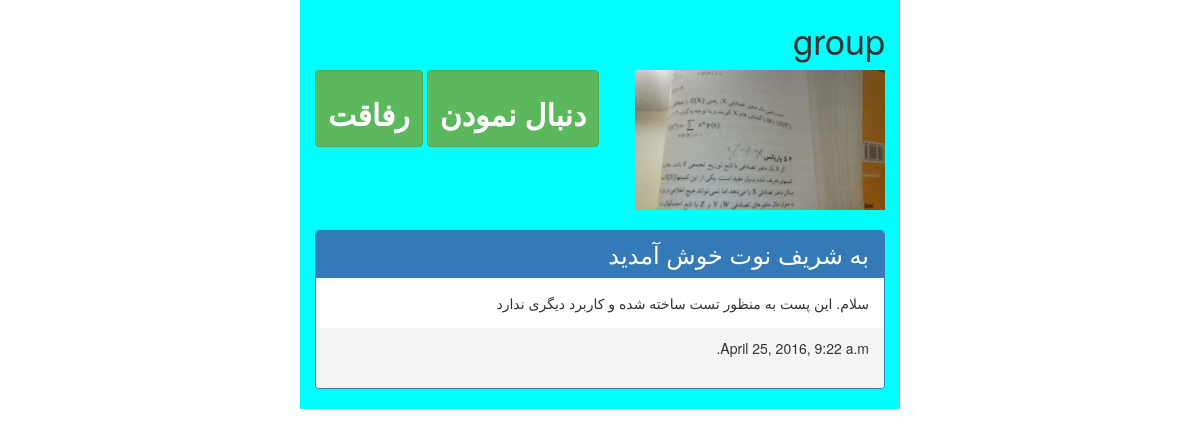
Screenshot of /group (signed in) with the database file from the repository.
### xnote_base/models.py (models this page shows, shortened)
class SuperConductor(models.Model):
    real_name = models.CharField(max_length=100, default='Unknown')
    description = models.CharField(max_length=1000, default='Nothing')
    real_type = models.ForeignKey(ContentType)
    url_name = models.CharField(max_length=100, null=True, blank=True)
    is_formal = models.BooleanField(default=False)
    profile_image = models.ImageField(upload_to='profile_image', null=True, blank=True)

class Post(models.Model):
    is_public = models.BooleanField(default=False)
    post_type = models.CharField(choices=(
        ('normal', 'Normal'),
        ('quick', 'Quick'),
    ), default='normal', max_length=50)
    title = models.CharField(max_length=100)
    related_tags = models.ManyToManyField(Tag, blank=True)
    context = models.TextField()
    publish_time = models.DateTimeField(default=timezone.now)
    author = models.ForeignKey(SuperConductor, null=True, blank=True)
    event = models.ForeignKey(Event, null=True, blank=True)

### xnote_base/views.py (the view)
# urls.py: url(r'^(?P<name>\w+)$', views.view_page, name='view_page'),
@login_required
def view_page(request, name):
    super_conductor = get_object_or_404(SuperConductor, url_name=name)
    post_list = Post.objects.filter(author=super_conductor).order_by('-publish_time')
    if 'platform' in request.GET and request.GET['platform'] == 'android':
        return JsonResponse({
            'super_conductor': serializers.serialize('json', super_conductor),
            'post_list': serializers.serialize('json', post_list),
        })
    else:
        return render(request, 'xnote_base/person.html', {
            'super_conductor': super_conductor,
            'post_list': post_list,
        })

### templates/xnote_base/person.html (shortened to what this page needs)
{% load static %}
<!DOCTYPE html>
<html>
    <head lang="en">
        <link rel="stylesheet" href="{% static 'styles/bootstrap.min.css' %}">
        <link rel="stylesheet" href="{% static 'styles/person.css' %}">
    </head>
    <body>
        <div class="container">
            <div class="header">
                <h1 class="full_name">{{ super_conductor.url_name }}</h1>
                <img class="profile_image" src="{{ super_conductor.profile_image.url }}"/>
                <div class="buttons">
                    <button type="button" class="btn btn-success"><h2><b>
                        دنبال نمودن
                    </b></h2></button>
                    <button type="button" class="btn btn-success">
                        <h2><b>
                            رفاقت
                        </b></h2>
                    </button>
                </div>
            </div>
            <br style="clear: both"/>
            <div class="content">
                <div class="panel-group">
                    {% for post in post_list %}
                        <div class="panel panel-primary">
                            <div class="panel-heading">
                                <h3 style="display: inline">{{ post.title }}</h3>
                            </div>
                            <div class="panel-body">
                                {{ post.context }}
                            </div>
                            <div class="panel-footer">
                                <div class="panel-date">{{ post.publish_time }}</div>
                                <br style="clear: both"/>
                            </div>
                        </div>
                    {% endfor %}
                </div>
            </div>
        </div>
    </body>
</html>

### xnote_base/static/styles/person.css (style rules this page uses)
body { direction: rtl; }
.container { margin: auto; width: 50%; background-color: aqua; }
.profile_image { width: 250px; }
.buttons { float: left; }
button { font-size: 30px; }
.full_name { width: 40%; }

### rows the page displays
SuperConductor: url_name "group", profile_image (picture)
Post: title "به شریف نوت خوش آمدید", context "سلام. این پست به منظور تست ساخته شده و کاربرد دیگری ندارد", publish_time "April 25, 2016, 9:22 a.m."
